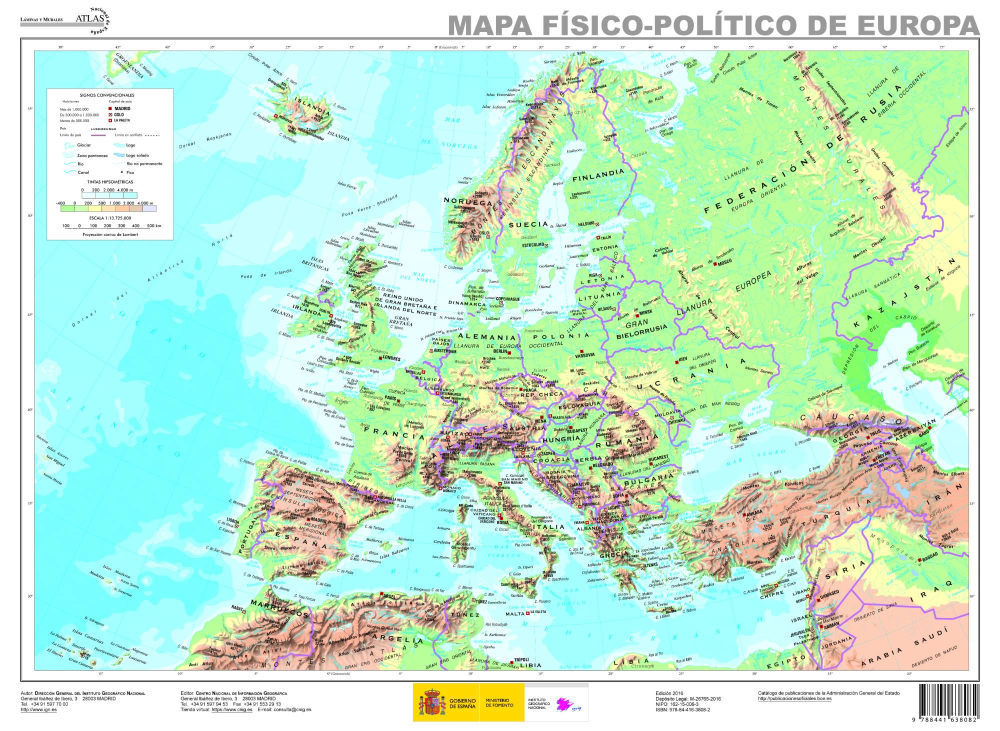
#> input picture tools/europa_fisica/ign/IGN_mapa_fisico_politico_Europa_2016.jpg, 2000 x 1462 px (shown at 1/2 size)
$ python ign_warp.py ign/IGN_mapa_fisico_politico_Europa_2016.jpg img/relief-color.jpg img/ign.jpg ne_10m_land.geojson
#> lines starting #> are read from the running program, lines starting #| are printed output that depends on the picture; pictures that were not available may be replaced by others from this repository, and a replacement may not be noted
### tools/europa_fisica/proj.py
# Proyección del mapa físico de Europa: acimutal equivalente de Lambert centrada en 20°E 56°N.
import math
LON0, LAT0 = 20.0, 56.0
def laea(lon, lat):
    l, p, l0, p0 = map(math.radians, (lon, lat, LON0, LAT0))
    k = math.sqrt(2 / (1 + math.sin(p0) * math.sin(p) + math.cos(p0) * math.cos(p) * math.cos(l - l0)))
    return k * math.cos(p) * math.sin(l - l0), k * (math.cos(p0) * math.sin(p) - math.sin(p0) * math.cos(p) * math.cos(l - l0))
# [7 lines left out: function inv, not called in this run]
# encuadre: de Islandia a los Urales y Nueva Zembla, del norte de África a Svalbard
_F = [(-25.5, 63.0), (-24.5, 66.8), (-10.5, 35.6), (36.0, 33.8), (52.5, 37.5), (66.5, 67.5), (69.5, 77.2), (28.5, 80.8), (10.0, 80.0)]
_xs, _ys = zip(*[laea(*p) for p in _F])
X0, X1, Y0, Y1 = min(_xs), max(_xs), min(_ys), max(_ys)
_mx, _my = (X1 - X0) * .015, (Y1 - Y0) * .015; X0 -= _mx; X1 += _mx; Y0 -= _my; Y1 += _my
W = 1000.0; S = W / (X1 - X0); H = round((Y1 - Y0) * S, 1)
def prj(lon, lat):
    x, y = laea(lon, lat); return ((x - X0) * S, (Y1 - y) * S)
def unprj(px, py): return inv(px / S + X0, Y1 - py / S)

### tools/europa_fisica/ign_warp.py
# Подложка «Mapa físico-político de Europa» (IGN/CNIG, Atlas Nacional de España, ed. 2016, 1:13 725 000, cónica de Lambert)
# → img/ign.jpg в проекции урока (как relief-*.jpg).
# Привязка: коническая Ламберта, параметры подобраны методом наименьших квадратов по 22 столицам (красные значки на карте),
# найденным автоматически; средняя ошибка ≈ 3 px исходного изображения (≈ 0,1 % ширины). Проверка — наложением береговой линии Natural Earth.
# Uso: python3 ign_warp.py ign/IGN_mapa_fisico_politico_Europa_2016.jpg img/relief-color.jpg img/ign.jpg ne_10m_land.geojson
import sys, math, numpy as np
from PIL import Image
import proj
SRC, FALLBACK, OUT, LAND = sys.argv[1:5]
# lat1, lat2 (paralelos estándar), lon0, lat0, escala (px), desplazamiento x, y (px), giro (rad)
P = (35.528, 66.312, 17.372, 50.0, 1848.739, 1100.27, 778.594, 0.065)
FRAME = (70, 101, 1936, 1339)            # interior del marco de la lámina (px)
LEGEND = (92, 175, 349, 482)             # cuadro de signos convencionales (se tapa con el color del mar)

def lcc(lon, lat):
    l1, l2, lon0, lat0, s, tx, ty, rot = P
    f1, f2, f0 = map(math.radians, (l1, l2, lat0))
    n = math.log(math.cos(f1) / math.cos(f2)) / math.log(math.tan(math.pi / 4 + f2 / 2) / math.tan(math.pi / 4 + f1 / 2))
    F = math.cos(f1) * math.tan(math.pi / 4 + f1 / 2) ** n / n
    rho = F / np.tan(math.pi / 4 + np.radians(lat) / 2) ** n; rho0 = F / math.tan(math.pi / 4 + f0 / 2) ** n
    th = n * np.radians(lon - lon0); x = rho * np.sin(th); y = rho0 - rho * np.cos(th)
    c, si = math.cos(rot), math.sin(rot)
    return tx + s * (c * x - si * y), ty - s * (si * x + c * y)
src = np.asarray(Image.open(SRC).convert('RGB')).astype(np.float32)
fb = np.asarray(Image.open(FALLBACK).convert('RGB')).astype(np.float32)
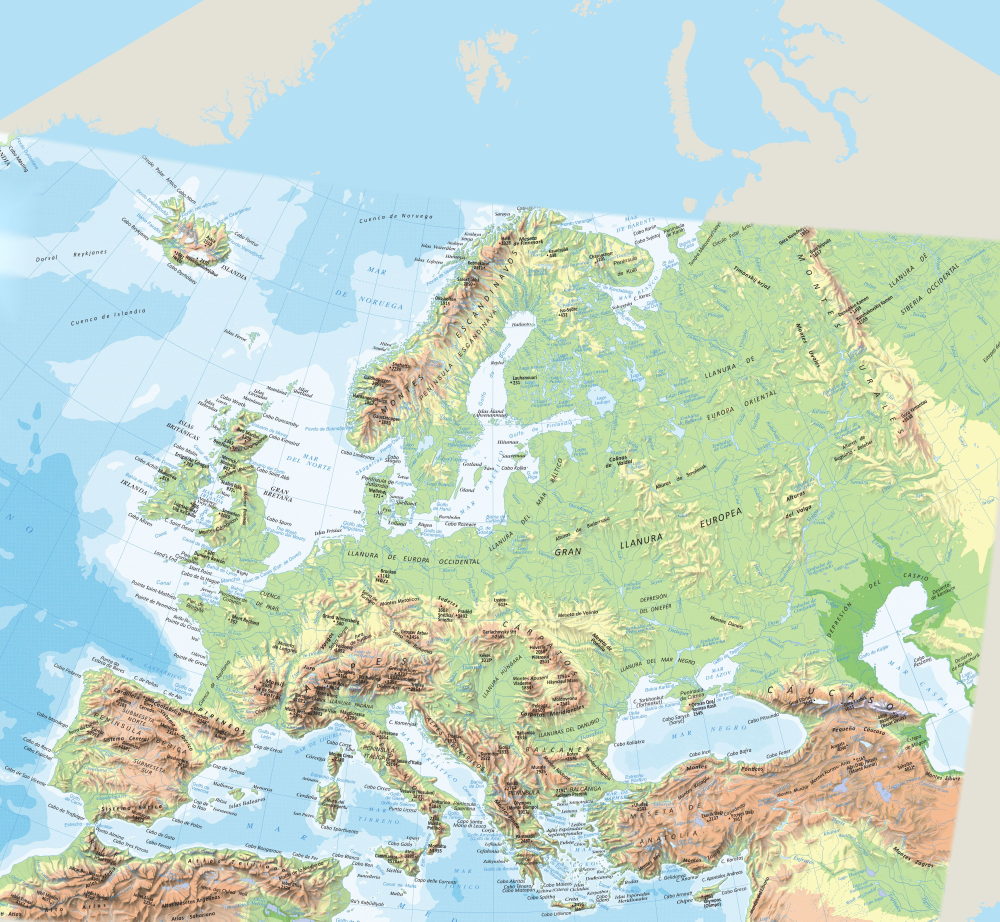
#> input picture europa-fisica/img/ign.jpg, 4000 x 3685 px, given in place of relief-color.jpg, which was not available (shown at 1/4 size)
h, w = fb.shape[:2]; SC = w / proj.W
#> after `h, w = fb.shape[:2]`: h = 3685; w = 4000
#> after `SC = w / proj.W`: SC = 4
px, py = np.meshgrid((np.arange(w) + .5) / SC, (np.arange(h) + .5) / SC)
X = px / proj.S + proj.X0; Y = proj.Y1 - py / proj.S
p0, l0 = math.radians(proj.LAT0), math.radians(proj.LON0); r = np.hypot(X, Y); r[r == 0] = 1e-12; c = 2 * np.arcsin(np.minimum(1, r / 2))
lat = np.degrees(np.arcsin(np.cos(c) * math.sin(p0) + Y * np.sin(c) * math.cos(p0) / r))
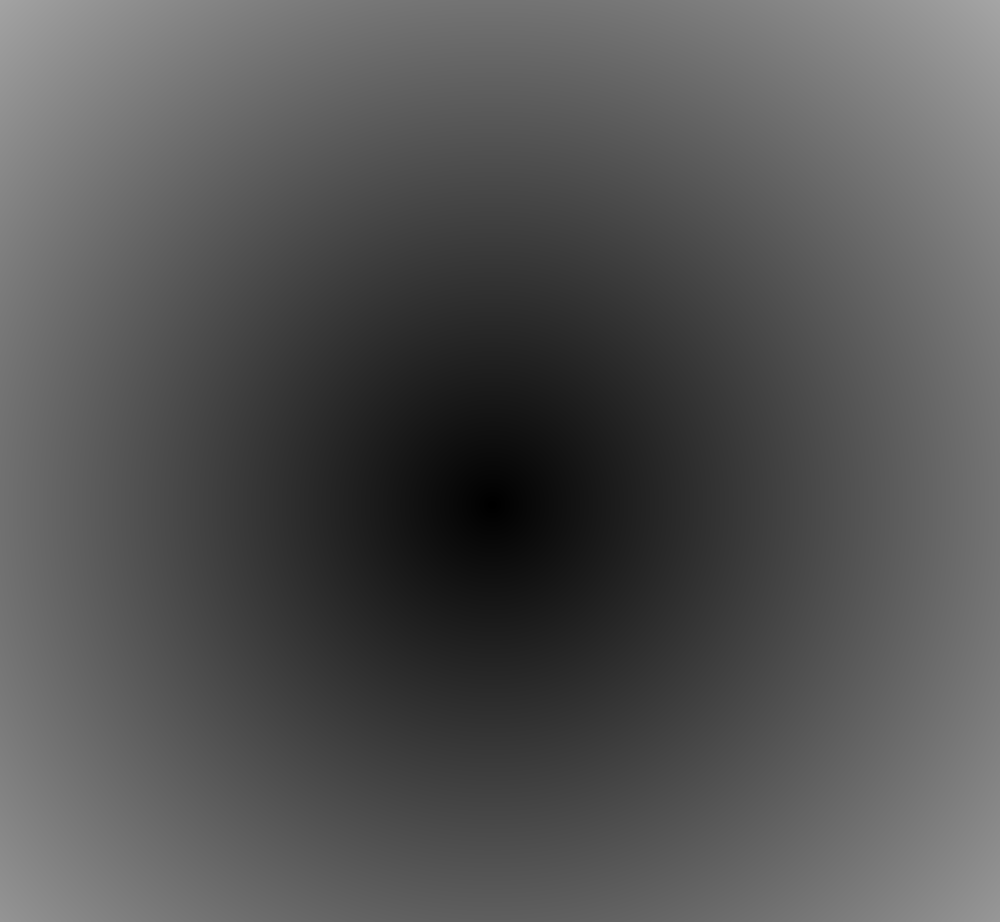
#> c: shape (3685, 4000) float64 (shown at 1/4 size); min 6.96e-05, max 0.65, mean 0.332
lon = np.degrees(l0 + np.arctan2(X * np.sin(c), r * math.cos(p0) * np.cos(c) - Y * math.sin(p0) * np.sin(c)))
gx, gy = lcc(lon, lat)
#> in lcc, `rho = F / np.tan(math.pi / 4 + np.radians(lat) / 2) ** n`:
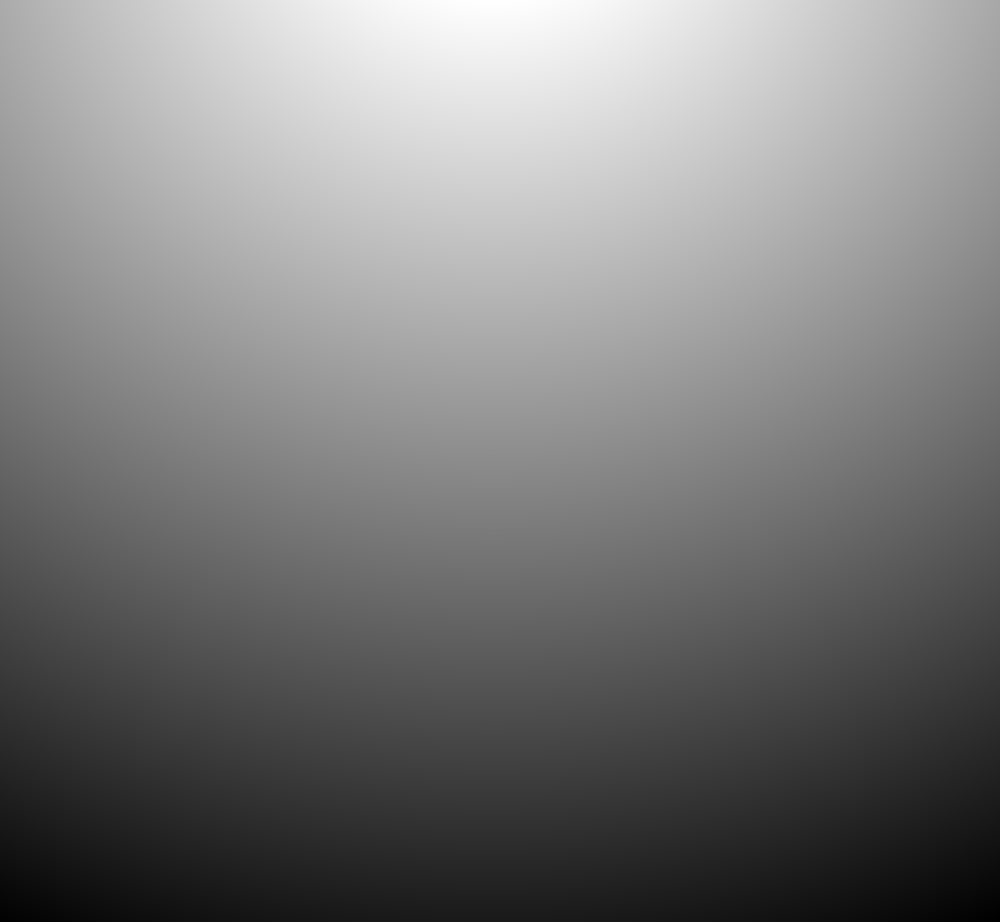
#> lat: shape (3685, 4000) float64 (shown at 1/4 size); min 29.23, max 82.02, mean 55; drawn with min black and max white
leg = (gx >= LEGEND[0]) & (gx < LEGEND[2]) & (gy >= LEGEND[1]) & (gy < LEGEND[3])
x0 = np.clip(np.floor(gx).astype(int), 0, src.shape[1] - 2); y0 = np.clip(np.floor(gy).astype(int), 0, src.shape[0] - 2)
#> after `x0 = np.clip(np.floor(gx).astype(int), 0, src.shape[1] - 2)`:
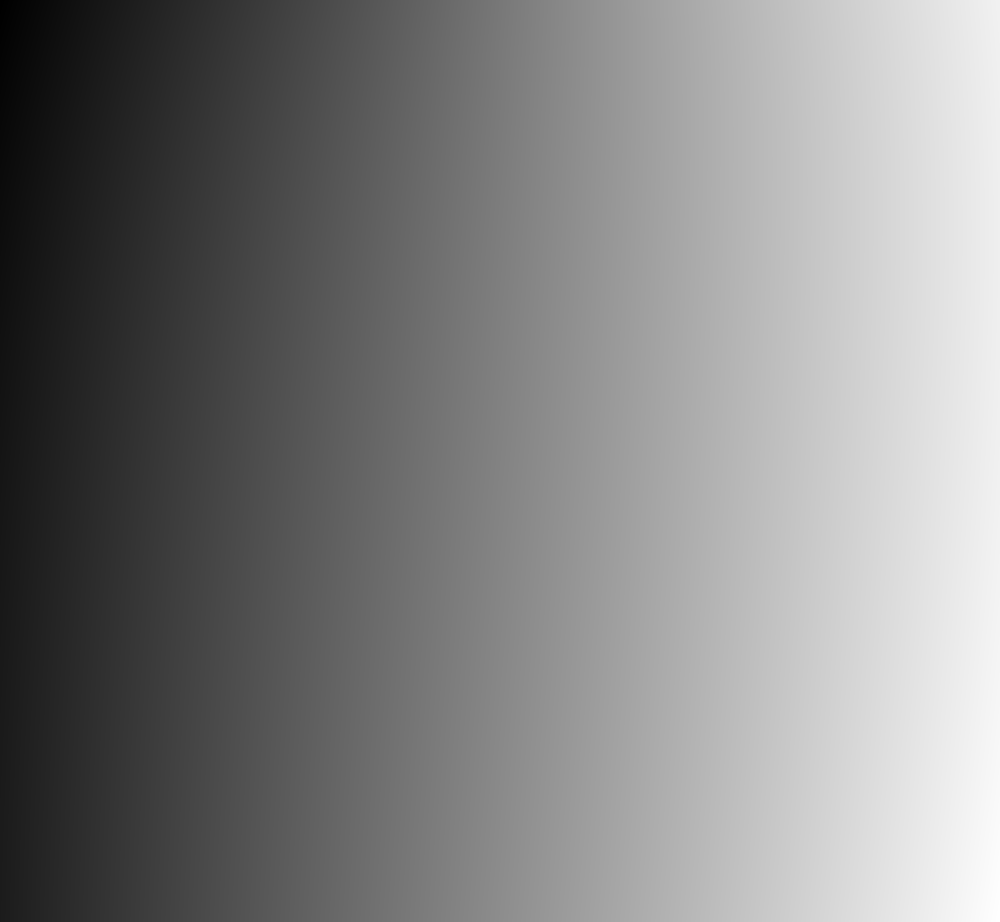
#> gx: shape (3685, 4000) float64 (shown at 1/4 size); min 189.7, max 2038.9, mean 1139.1; drawn with min black and max white
#> after `y0 = np.clip(np.floor(gy).astype(int), 0, src.shape[0] - 2)`:
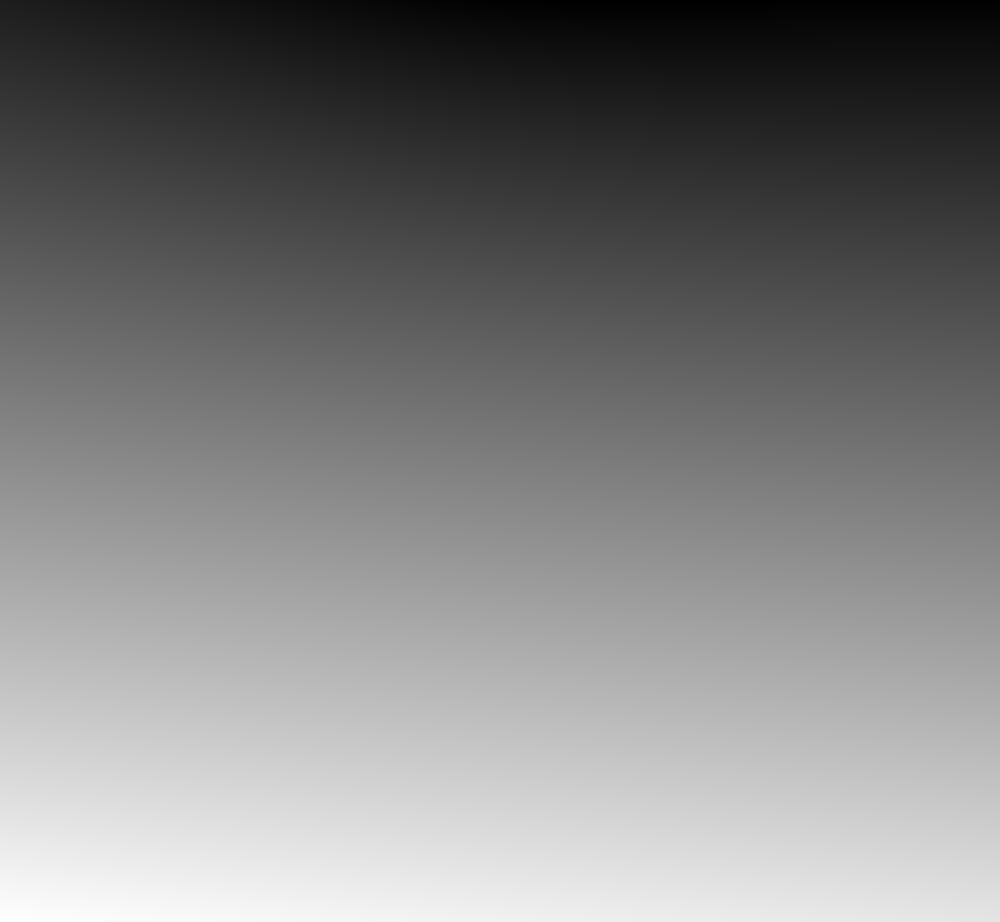
#> gy: shape (3685, 4000) float64 (shown at 1/4 size); min -291.4, max 1342.6, mean 517.4; drawn with min black and max white
fx = np.clip(gx - x0, 0, 1)[..., None]; fy = np.clip(gy - y0, 0, 1)[..., None]
#> (the run stopped early here; a loop or call above may not have finished)
